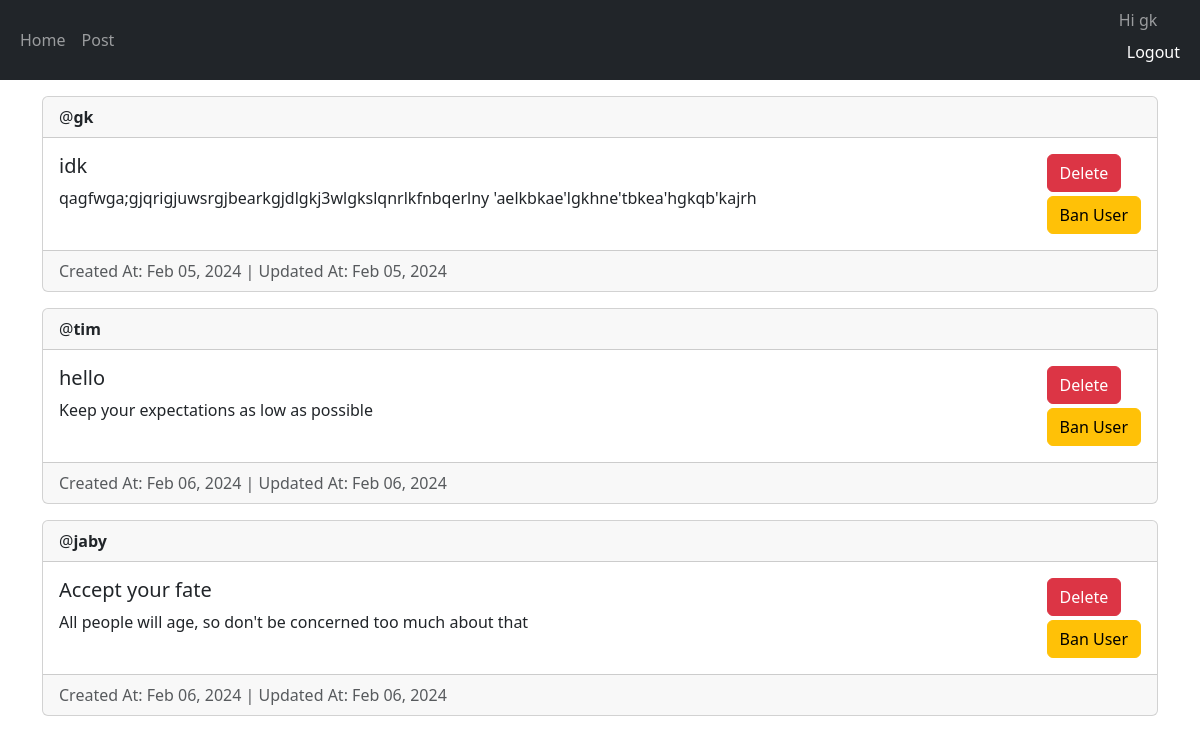
The app's page / (signed in) with its own data.
### main/models.py (models this page shows, shortened)
class Post(models.Model):
    author = models.ForeignKey(User, on_delete=models.CASCADE)
    title = models.CharField(max_length=100)
    description = models.TextField(null=True, blank=True)
    created_at = models.DateTimeField(auto_now_add=True)
    updated_at = models.DateTimeField(auto_now=True)

### main/views.py (the view, shortened to what this page needs)
# urls.py: path('', views.home, name='home'),
@login_required(login_url='/login')
def home(request):
    posts = models.Post.objects.all()
    return render(request, "main/home.html", {"posts": posts})

### main/templates/main/home.html (shortened to what this page needs)
{% extends 'main/base.html' %}
{% block content %}
{% for post in posts %}
<div class="card mt-3">
  <div class="card-header">
    @<strong>{{ post.author.username }}</strong>
  </div>
  <div class="card-body">
    <div class="d-flex justify-content-between">
      <div class="flex-column align-items-start">
        <h5 class="card-title">{{ post.title }}</h5>
        <p class="card-text">{{ post.description }}</p>
      </div>
      <div class="text-right">
        {% if user == post.author or perms.main.delete_post %}
        <form action="" method="POST">
          <button class="btn btn-danger" name="post-id" value="{{ post.id }}">Delete</button>
        </form>
        {% endif %}
        {% if user.is_staff %}
        <form method="POST">
          <button class="btn btn-warning mt-1" value="{{ post.author.id }}" name="user-id">Ban User</button>
        </form>
        {% endif %}
      </div>
    </div>
  </div>
  <div class="card-footer text-body-secondary">
    Created At: {{ post.created_at |date:"M d, Y" }} | Updated At: {{ post.updated_at|date:"M d, Y" }}
  </div>
</div>
{% empty %}
NO POSTS YET 😔
{% endfor %}
{% endblock %}

### main/templates/main/base.html (shortened to what this page needs)
<!doctype html>
<html lang="en">
  <head>
    <link href="https://cdn.jsdelivr.net/npm/bootstrap@5.3.2/dist/css/bootstrap.min.css" rel="stylesheet">
  </head>
  <body>
        <nav class="navbar navbar-expand-lg navbar-dark bg-dark">
            <div class="container-fluid">
                <div>
                    <ul class="navbar-nav">
                        <li class="nav-item">
                            <a class="nav-link" href="/home">Home</a>
                        </li>
                        <li class="nav-item">
                            <a class="nav-link" href="/create-post">Post</a>
                        </li>
                    </ul>
                </div>
                <div>
                    <ul class="navbar-nav">
                        {% if user.is_authenticated %}
                        <li class="nav-item">
                            <span class="navbar-text">Hi {{user.username}}<a class="nav-link" href="/logout">Logout</a> </span>
                        </li>
                        {% else %}
                        <li class="nav-item">
                            <a class="nav-link" href="/login">Login</a>
                        </li>
                        {% endif %}
                    </ul>
                </div>
            </div>
        </nav>
        <div class="container">
            {% block content %}
            {% endblock %}
        </div>
    </body>
</html>

### records on screen
Post: author.username "gk", title "idk", description "qagfwga;gjqrigjuwsrgjbearkgjdlgkj3wlgkslqnrlkfnbqerlny 'aelkbkae'lgkhne'tbkea'hgkqb'kajrh", {{ post.id }} 2 (drawn), created_at "Feb 05, 2024", updated_at "Feb 05, 2024"
Post: author.username "tim", title "hello", description "Keep your expectations as low as possible", {{ post.id }} 4 (drawn), created_at "Feb 06, 2024", updated_at "Feb 06, 2024"
Post: author.username "jaby", title "Accept your fate", description "All people will age, so don't be concerned too much about that", {{ post.id }} 5 (drawn), created_at "Feb 06, 2024", updated_at "Feb 06, 2024"

### other values on screen
{{ user.username }} "gk"
